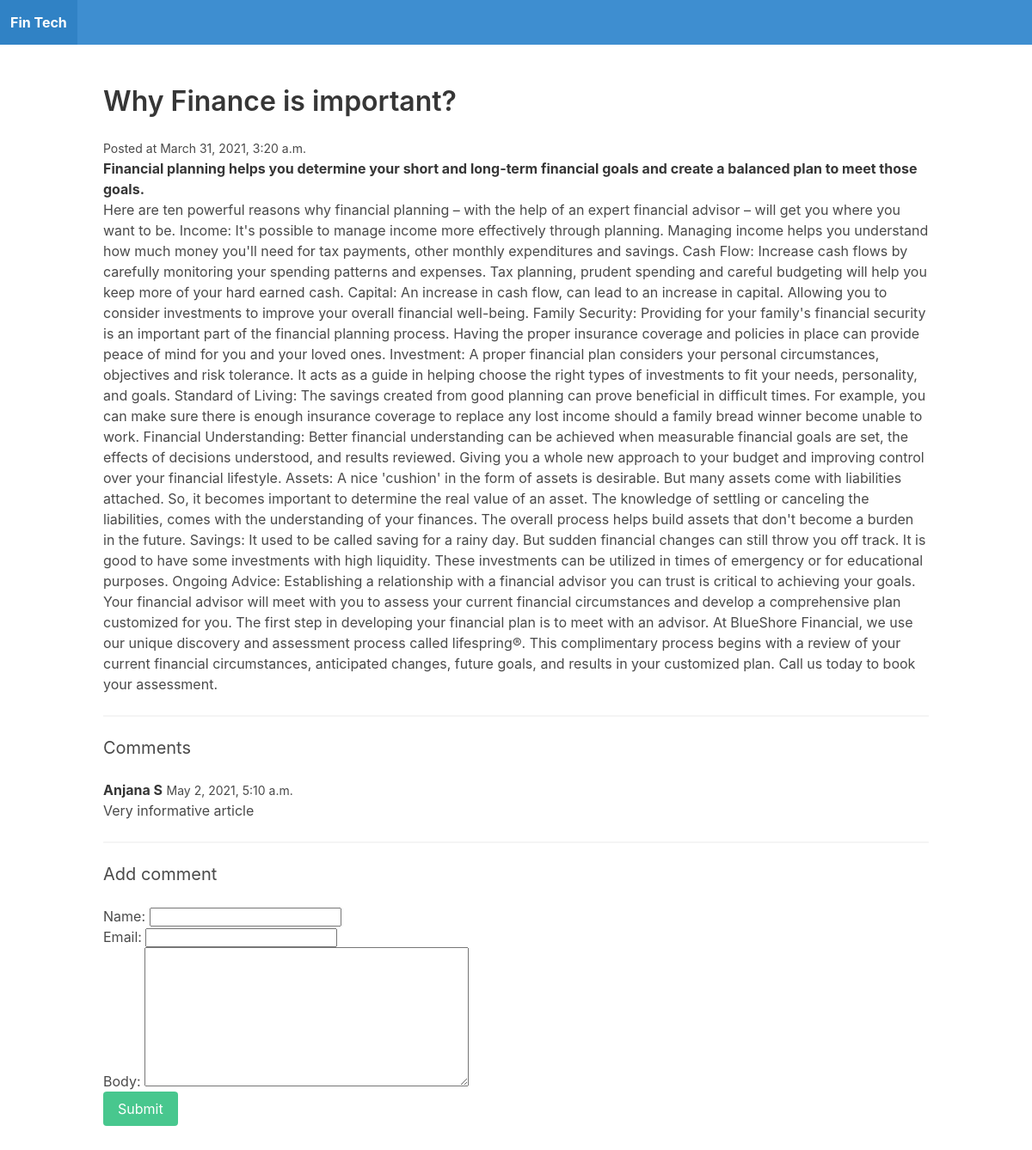
Page /post-1/ on the committed database.
### blog/models.py (models this page shows)
class Post(models.Model):
    title = models.CharField(max_length=255)
    slug = models.SlugField()
    intro = models.TextField()
    body = models.TextField()
    date_added = models.DateTimeField(auto_now_add=True)
    class Meta:
        ordering = ['-date_added']

class Comment(models.Model):
    post = models.ForeignKey(Post, related_name='comments', on_delete=models.CASCADE)
    name = models.CharField(max_length=255)
    email = models.EmailField()
    body = models.TextField()
    date_added = models.DateTimeField(auto_now_add=True)
    class Meta:
        ordering = ['date_added']

### blog/views.py (the view)
# urls.py: path('<slug:slug>/', post_detail, name='post_detail'),
def post_detail(request, slug):
    post = Post.objects.get(slug=slug)
    if request.method == 'POST':
        form = CommentForm(request.POST)
        if form.is_valid():
            comment = form.save(commit=False)
            comment.post = post
            comment.save()
            return redirect('post_detail', slug=post.slug)
    else:
        form = CommentForm()
    return render(request, 'blog/post_detail.html', {'post': post, 'form': form})

### blog/forms.py
class CommentForm(forms.ModelForm):
    class Meta:
        model = Comment
        fields = ['name', 'email', 'body']

### blog/templates/blog/post_detail.html (shortened to what this page needs)
{% extends 'blog/base.html' %}
{% block content %}
    <h1 class="title">{{ post.title }}</h1>
    <small>Posted at {{ post.date_added }}</small>
    <p><strong>{{ post.intro }}</strong></p>
    <p>{{ post.body }}</p>
    <hr>
    <h2 class="subtitle">Comments</h2>
    {% for comment in post.comments.all %}
        <article class="media">
            <div class="media-content">
                <div class="content">
                    <p>
                        <strong>{{ comment.name }}</strong> <small>{{ comment.date_added }}</small>
                        <br>
                        {{ comment.body }}
                    </p>
                </div>
            </div>
        </article>
    {% empty %}
        <div class="notification">
            <p>No comments yet!</p>
        </div>
    {% endfor %}
    <hr>
    <h2 class="subtitle">Add comment</h2>
    <form method="post" action=".">
        {{ form.as_p }}
        <div class="field">
            <div class="control">
                <button class="button is-success">Submit</button>
            </div>
        </div>
    </form>
{% endblock %}

### rows in the picture
Post: title "Why Finance is important?", date_added "March 31, 2021, 3:20 a.m.", intro "Financial planning helps you determine your short and long-term financial goals and create a balanced plan to meet those goals.", body "Here are ten powerful reasons why financial planning – with the help of an expert financial advisor – will get you where you want to be. Income: It's possible to manage income more effectively through planning. Managing income helps you understand how much money you'll need for tax payments, other monthly expenditures and savings. Cash Flow: Increase cash flows by carefully monitoring your spending patterns and expenses. Tax planning, prudent spending and careful budgeting will help you keep more of your hard earned cash. Capital: An increase in cash flow, can lead to an increase in capital. Allowing you to consider investments to improve your overall financial well-being. Family Security:…"
Comment: name "Anjana S", date_added "May 2, 2021, 5:10 a.m.", body "Very informative article"
